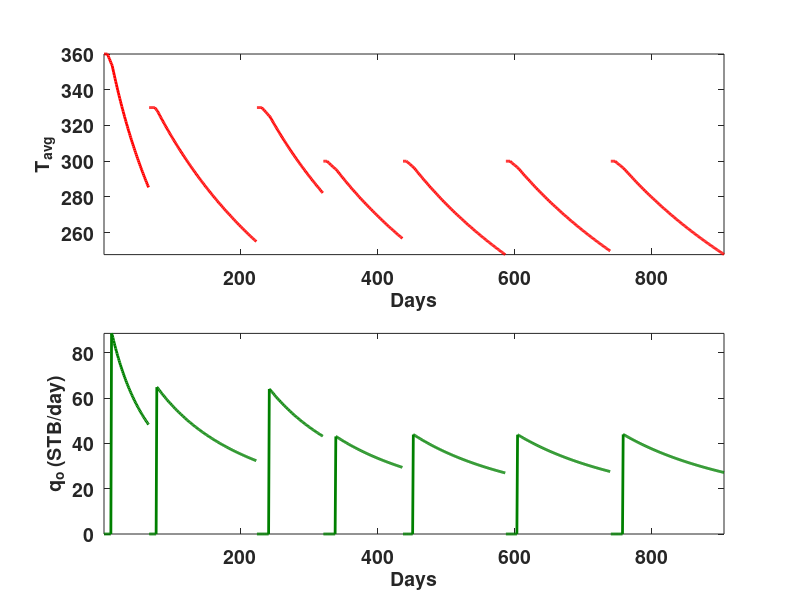

Write the MATLAB code that produced this figure.


%CyclicSteamInjection.m

clear all
close all
clc

% Cyclic Steam Injection Example (Note: analytical model and data from SPE13037)
%
%

%% Input data for field and base cases
kRes = 1.5;                             % Reservoir permeability (D)
kSteam = 2 * kRes;                      % Permeability to steam (D)
phi = 0.32;                             % Porosity
Swi = 0.25;                             % Initial water saturation
rw = 0.31;                              % Well radius (ft)
SorSteam = 0.05;                        % Residual oil saturation to steam
SorWater = 0.25;                        % Residual oil saturation to water
Tr = 110;                               % Initial reservoir temperature (F)
Tstd = 60;                              % Standard temperature (F)
lambda = 24;                            % Reservoir thermal conductivity (Btu/ft day F)
alpha = 0.48;                           % Reservoir thermal diffusivity (ft^2/day)
rhoOilStd = 61.8;                       % Oil density @ standard condictions (lb/ft^3)
TimeStep = 1.0;                         % Time step size (days)
PatternArea=0.588;                      % (acres) = well spacing of 160ft
PayThickness = 80;                      % Pay thickness (ft)
g = 32.17;                              % Gravitational acceleration (ft/s^2)
%%

%% Operational data
SteamInjectionRate = [647 905 953 972 954 1042 1067];      % Steam injection rate (bbl/day)
InjectionTime = [6 9 8 6 6 7 7];                           % Injection time (days)
SoakTime = [5 2 10 12 9 10 11];                            % Soak time (days)
DownHoleSteamTemp = [360 330 330 300 300 300 300];         % Downhole steam temperature (F)
DownHoleSteamQuality = [0.7 0.6 0.5 0.5 0.5 0.5 0.5];      % Downhole steam quality
ProductionTime = [55 146 79 98 135 136 148];               % Production time (days)
WIP = 50000;                                               % Amount of mobile water in place at beginning of cycle (Assumption)
qw = 0;                                                    % water production rate (BPD) (Assumption)
CumulativeOil = [];                                        % Cumulative oil production (STB)
CumulativeTime = [];                                       % Cumulative time (days)
cycleLength = InjectionTime + SoakTime + ProductionTime;   % Total cycle time (days)
cumulativeCycleLength = cumsum([1;cycleLength']);          % Cumulative cycle time (days)


%% Setting up plot
figure('Color','w');
set(gcf, 'Position', get(0,'Screensize'));

%% Evaluate constants
% Bulk volumetric heat capacity of Jones (eq 19)
cp = 32.5 + (4.6 * phi^0.32 - 2) * (10 * Swi - 1.5);    

% Water density approximation (eq 33)
rhoWater = 62.4 - 11 * log( ( 705 - Tstd ) / ( 705 - Tr ) );    

%% Starting cycles

for CurrentCycleNumber=1:length(SteamInjectionRate)
    
    % Time at beginning of each cycle
    t=0;          
    
    % Figure out how much heat is already in the reservoir
    if(CurrentCycleNumber==1)
        Hlast = 0;        
    else
        % Amount of heat in the reservoir for subsequent cycles (eq 20)
        Hlast = VSteam * cp * (Taverage - Tr);                            
    end
    
    %% Evaluate water and steam thermodynamic properties
    % Water enthalpy correlation for reservoir temperature (eq 16)
    hwTr = 68 * ( Tr/100 )^1.24;                              
    
    % Water enthalpy correlation for steam temperature (eq 16)
    hwSteam = 68 * ( DownHoleSteamTemp(CurrentCycleNumber) / 100 )^1.24;                    
    
    % Specific heat of water of Jones (eq 15)
    Cw = ( hwSteam - hwTr ) / ( DownHoleSteamTemp(CurrentCycleNumber) - Tr );        

    % Steam latent heat correlation of Farouq Ali (eq 17)
    Lvdh = 94 * ( 705 - DownHoleSteamTemp(CurrentCycleNumber) )^0.38;                      
    
    % Amount of heat injected per unit mass of steam (eq 14)
    Qi = Cw * ( DownHoleSteamTemp(CurrentCycleNumber) - Tr ) +...
        Lvdh * DownHoleSteamQuality(CurrentCycleNumber);                      
    
    % Amount of heat injected (eq 28)
    HeatInjected = 350 * Qi * SteamInjectionRate(CurrentCycleNumber)...
        * InjectionTime(CurrentCycleNumber);
        
    % Steam pressure approximation (eq 7)
    pSteam = ( DownHoleSteamTemp(CurrentCycleNumber) / 115.95 )^4.4543;                 
    
    % Steam density (eq 10)
    rhoSteam = pSteam^( 0.9588 ) / 363.9;                                  
    
    % Steam viscosity (eq 11)
    muSteam = 1e-4 * ( 0.2 * DownHoleSteamTemp(CurrentCycleNumber) + 82 );                  
    
    %% Evaluating the steam zone size
    % Oil density approximation (eq 32)
    rhoOil = rhoOilStd - 0.0214 * ( Tr - Tstd );          
  
    % Dimensionless group for scaling the radial steam zone (eq 9)
    ARD = sqrt( ( 350 * 144 * SteamInjectionRate(CurrentCycleNumber) * muSteam ) / ...     
        ( 6.328 * pi * ( rhoOil - rhoSteam ) * PayThickness^2 * ...
        kSteam * rhoSteam ) );
    
    % Average steam zone thickness by Van Lookeren (eq 8)
    hSt = 0.5 * PayThickness * ARD;             
    
    % Steam zone volume estimation (eq 13)
    VSteam = ( SteamInjectionRate(CurrentCycleNumber) * ...
        InjectionTime(CurrentCycleNumber) * rhoWater * Qi...
        + Hlast ) / ( cp * ( DownHoleSteamTemp(CurrentCycleNumber) - Tr ) );
    % Steam zone radius (eq 12)
    RhSteam = sqrt( VSteam / ( pi * hSt ) );       
    
    % Radial distance along the hot oil zone (eq 2)
    Rx = sqrt( RhSteam^2 + PayThickness^2 );       
    
    % theta = angle between steam-oil interface and reservoir bed (eq 5)
    sinTheta = PayThickness / Rx;                                   
    
    % Difference between height of reservoir and steam zone thickness, (eq 6)
    deltaH= PayThickness - hSt;  
    
    % Bottom hole flowing pressure (assumption)
    pwf = 0.6 * pSteam ;                       
    
    % Change in enthalpy (equation 4)
    deltaPhi = deltaH * g * sinTheta + ( ( ( pSteam - pwf )...      
        * 6895 )/ ( rhoOil * 16.02 ) ) * 10.76;
    
    % Change in oil saturation (eq 3)
    deltaSo = ( 1 - Swi ) - SorSteam; 
    
    %% Estimate relative permeability of water and oil
    % Cumulative water production at beginning of cycle
    Wp = 0.0;                                                              
    % Volumetric heat capacity of water (eq 31)
    Mwater = Cw * rhoWater;                                         
    % Mobile water around the well (eq 38)
    SwBar = 1 - SorWater;                                           
    % Water saturation  (eq 39)
    Sw = SwBar - (SwBar - Swi) * Wp / WIP;                          
    % Normalized water saturation (eq 40)
    SwStar = (Sw - Swi)/(1 - Swi - SorWater);                       
    % Water relative permeability (eq 41)
    krw = -0.002167 * SwStar + 0.024167 * SwStar^2;           
    
    % Oil relative permeability (eq 43)
    if SwStar <= 0.2
        kro = 1.0;                                                 
    else
        % Oil relative permeability (eq 42)
        kro = -0.9416 + 1.0808 / SwStar - 0.13858 / SwStar^2;     
    end
    
    % Oil rate vector
    qoPreviousCycle = zeros(cycleLength(CurrentCycleNumber),1);                            
    
    % Average temperature vector
    TaveragePreviousCycle = zeros(cycleLength(CurrentCycleNumber),1);                       
    
    % Cycling through InjectionTime + SoakTime + ProductionTime
    for t = 1:cycleLength(CurrentCycleNumber)                                               
        
        % Injection Interval
        if t <= (InjectionTime(CurrentCycleNumber))                                         
            %Average temperature during injection = downhole steam temperature
            Taverage = DownHoleSteamTemp(CurrentCycleNumber);                               
            qo = 0;
            
        end
        
        % Soaking interval
        if t > InjectionTime(CurrentCycleNumber) && ...
                t <= (InjectionTime(CurrentCycleNumber) + ...
                SoakTime(CurrentCycleNumber))  
            
            % Radial loss (eq 22)
            tDH = alpha * ( t - InjectionTime(CurrentCycleNumber) )...
                / RhSteam^2;             
            fHD = 1 / ( 1 + 5 * tDH );                                      
            
            % Vertical loss (eq 23)
            tDV = 4 * alpha * ( t - InjectionTime(CurrentCycleNumber) ) ...
                / PayThickness^2;    
            fVD = 1 / sqrt( 1 + 5 * tDV );                                  
            
            % Energy removed with produced fluids during soaking phase
            fPD = 0;                       
            
            % Oil rate during soaking phase
            qo = 0;                                                         
            
            % Average temperature at any time by Boberg and Lantz (eq 21)
            TpreviousTimeStep = Taverage;
            Taverage = Tr + ( DownHoleSteamTemp(CurrentCycleNumber) ...                      
                - Tr ) * ( fHD * fVD * ( 1 - fPD ) - fPD );
        end
        
        % Production Interval
        if t > (InjectionTime(CurrentCycleNumber) + SoakTime(CurrentCycleNumber))                            

            %Radial loss (eq 22)
            tDH  = alpha * ( t - InjectionTime(CurrentCycleNumber) )...
                / RhSteam^2;           
            fHD = 1 / ( 1 + 5 * tDH );                                     
            
            % Vertical loss (eq 23)
            tDV = 4 * alpha * ( t - InjectionTime(CurrentCycleNumber) )...
                / PayThickness^2;   
            fVD = 1 / sqrt( 1 + 5 * tDV );                                  
            
            % Registering average temperature from previous time step
            TpreviousTimeStep = Taverage;                                  
            
            % Average temperature at any time by Boberg and Lantz (eq 21)
            Taverage = Tr + ( DownHoleSteamTemp(CurrentCycleNumber) ...                      
                - Tr ) * ( fHD * fVD * ( 1 - fPD ) - fPD );
            
            % Volumetric heat capacity of oil (eq 30)
            Moil = ( 3.065 + 0.00355 * Taverage ) * sqrt( rhoOil );
            
            % Rate of heat removal from the reservoir with produced fluids (eq 29)
            Qp = 5.615 * ( qo * Moil + qw * Mwater )*( Taverage - Tr );
            
            % Maximum amount of heat supplied to the reservoir (eq 27)
            Qmax = HeatInjected + Hlast - pi * RhSteam^2 * lambda...
                * (DownHoleSteamTemp(CurrentCycleNumber) - Tr) * ...
                sqrt(SoakTime(CurrentCycleNumber)/(pi*alpha));
                       
            % Energy removed with produced fluids (eq 34)
            fPD  = fPD + 5.615 * ( qo * Moil + qw * Mwater )...
                * ( TpreviousTimeStep - Tr ) * TimeStep / ( 2 * Qmax );;
            
            % Oil viscosity (eq 36)
            muOil = ( 2.698e-5 ) * exp( ( 1.066e+4 ) /( Taverage + 460 ));
            
            % Kinematic viscosity of the oil = oil viscosity/oil density
            nuAverage = muOil / rhoOil;
            
            % Oil rate (eq 1)
            qo = 1.87 * Rx * sqrt ( ( kro * kRes * phi * deltaSo...
                * alpha * deltaPhi )/( 2.0  *nuAverage...
                * ( log( Rx / rw ) - 0.5 ) ) );
        end
        
        qoPreviousCycle(t) = qo;
        TaveragePreviousCycle(t) = Taverage;
        
    end
    
    CumulativeOil = [ CumulativeOil ; qoPreviousCycle ];
    time_range = linspace( cumulativeCycleLength(CurrentCycleNumber) , cumulativeCycleLength(CurrentCycleNumber+1) , (cumulativeCycleLength(CurrentCycleNumber+1) - cumulativeCycleLength(CurrentCycleNumber)) );
    CumulativeTime = [ CumulativeTime ; time_range' ];
    
    %Plotting production
    subplot(2,1,2)
    plot([cumulativeCycleLength(CurrentCycleNumber):1:(cumulativeCycleLength(CurrentCycleNumber+1)')-1],qoPreviousCycle,'-','Color',[0 0.5 0],'LineWidth',2);
    hold on;
    xlabel('Days','FontSize',14,'FontWeight','bold');
    ylabel('q_o (STB/day)','FontSize',14,'FontWeight','bold');
    set(gca,'FontSize',14,'FontWeight','bold');
    axis tight;
    
    % Plotting temperature
    subplot(2,1,1);
    plot([cumulativeCycleLength(CurrentCycleNumber):1:(cumulativeCycleLength(CurrentCycleNumber+1)')-1],TaveragePreviousCycle,'r-','LineWidth',2);
    hold on;
    xlabel('Days','FontSize',14,'FontWeight','bold')
    ylabel('T_{avg}','FontSize',14,'FontWeight','bold')
    set(gca,'FontSize',14,'FontWeight','bold');
    axis tight;
    
    clear Tavg_saved qo_saved;
    
end

% Plotting cumulative oil production
% figure('Color','w');
% set(gcf, 'Position', get(0,'Screensize'));
% plot(CumulativeTime,cumsum(CumulativeOil),'-','Color','k','LineWidth',2);
% xlabel('Days','FontSize',14,'FontWeight','bold','Color','k')
% ylabel('Cumulative oil produced (STB)','FontSize',14,'FontWeight','bold','Color','k')
% set(gca,'FontSize',14,'FontWeight','bold');
%






%%

